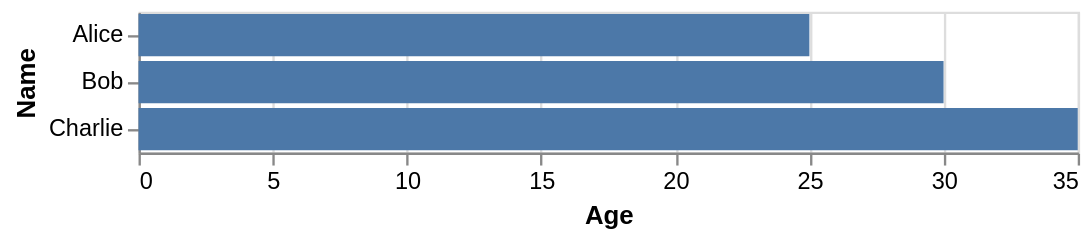

Here is the notebook cell this chart was saved with:
### Code cell
# Listing 2.3 Encodings in Altair

import pandas as pd
import altair as alt

# Create data for the DataFrame
data = {'Name': ['Alice', 'Bob', 'Charlie'],
        'Age': [25, 30, 35],
        'City': ['New York', 'Paris', 'London']
}


# Create the DataFrame from the data
df = pd.DataFrame(data)

# Create the chart
chart_2_3 = alt.Chart(df).mark_bar(
).encode(
    x = 'Age:Q',
    y = 'Name:N'
)

chart.save('chart_2_3.html')

# to plot the chart inline.
chart_2_3.display()

### Figure 1 — Vega-Lite specification as saved in the notebook (floating-point values rounded to 4 significant figures)
{"config": {"view": {"continuousWidth": 400, "continuousHeight": 300}}, "data": {"name": "data-0c382a7e2b25acc44ea0fe6355a4f195"}, "mark": "bar", "encoding": {"x": {"field": "Age", "type": "quantitative"}, "y": {"field": "Name", "type": "nominal"}}, "$schema": "https://vega.github.io/schema/vega-lite/v4.17.0.json", "datasets": {"data-0c382a7e2b25acc44ea0fe6355a4f195": [{"Name": "Alice", "Age": 25, "City": "New York"}, {"Name": "Bob", "Age": 30, "City": "Paris"}, {"Name": "Charlie", "Age": 35, "City": "London"}]}}
